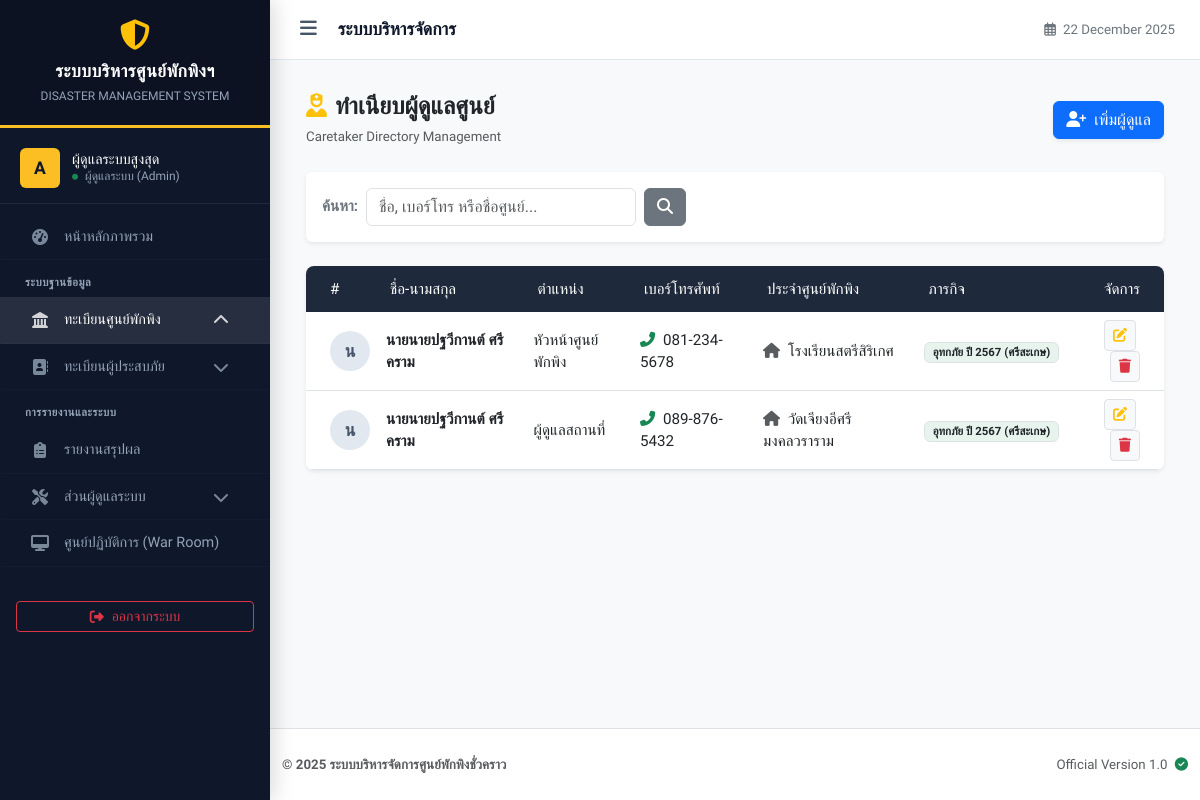
Page /caretaker_list.php (signed in) on the committed database.
### tables this page shows
CREATE TABLE `caretakers` (
  `id` int(11) NOT NULL,
  `prefix` varchar(50) DEFAULT NULL,
  `first_name` varchar(100) NOT NULL DEFAULT '',
  `last_name` varchar(100) NOT NULL DEFAULT '',
  `shelter_id` int(11) NOT NULL,
  `full_name` varchar(100) NOT NULL,
  `phone` varchar(20) NOT NULL,
  `position` varchar(100) DEFAULT NULL,
  `status` enum('active','inactive') NOT NULL DEFAULT 'active'
);

CREATE TABLE `shelters` (
  `id` int(11) NOT NULL,
  `incident_id` int(11) NOT NULL COMMENT 'ผูกกับเหตุการณ์ไหน',
  `name` varchar(200) NOT NULL COMMENT 'ชื่อศูนย์',
  `location` text NOT NULL COMMENT 'ที่ตั้ง',
  `capacity` int(11) NOT NULL DEFAULT 0 COMMENT 'ความจุสูงสุด',
  `contact_phone` varchar(20) DEFAULT NULL,
  `status` enum('open','full','closed') NOT NULL DEFAULT 'open',
  `last_updated` datetime DEFAULT NULL
);

CREATE TABLE `incidents` (
  `id` int(11) NOT NULL,
  `name` varchar(200) NOT NULL COMMENT 'ชื่อเหตุการณ์ (เช่น น้ำท่วมปี 67)',
  `type` varchar(50) NOT NULL DEFAULT 'other',
  `description` text DEFAULT NULL,
  `start_date` date NOT NULL,
  `end_date` date DEFAULT NULL,
  `status` enum('active','closed') NOT NULL DEFAULT 'active',
  `created_at` timestamp NOT NULL DEFAULT current_timestamp()
);

### caretaker_list.php (the view, shortened to what this page needs)
<?php
require_once 'config/db.php';
$keyword = isset($_GET['keyword']) ? trim($_GET['keyword']) : '';
$caretakers = [];
try {
    $sql = "SELECT c.*, s.name as shelter_name, i.name as incident_name, i.status as incident_status
            FROM caretakers c
            LEFT JOIN shelters s ON c.shelter_id = s.id
            LEFT JOIN incidents i ON s.incident_id = i.id
            WHERE (c.first_name LIKE ? OR c.last_name LIKE ? OR c.phone LIKE ? OR s.name LIKE ?)
            ORDER BY c.first_name ASC";
    $stmt = $pdo->prepare($sql);
    $params = ["%$keyword%", "%$keyword%", "%$keyword%", "%$keyword%"];
    $stmt->execute($params);
    $caretakers = $stmt->fetchAll();
} catch (\PDOException $e) {
    error_log("Caretaker Query Error: " . $e->getMessage());
    $db_error = "เกิดข้อผิดพลาดฐานข้อมูล (Table Structure Mismatch). <a href='fix_db_caretakers.php' class='btn btn-warning btn-sm'>คลิกที่นี่เพื่อซ่อมแซมฐานข้อมูล</a>";
}
?>
<!DOCTYPE html>
<html lang="th">
<head>
</head>
<body class="bg-light">
<?php include 'includes/header.php'; ?>
<div class="container-fluid">
    <div class="d-flex justify-content-between align-items-center mb-4 pt-2">
        <div>
            <h4 class="fw-bold text-dark mb-1">
                <i class="fas fa-user-nurse text-warning me-2"></i>ทำเนียบผู้ดูแลศูนย์
            </h4>
            <span class="text-muted small">Caretaker Directory Management</span>
        </div>
        <button class="btn btn-primary shadow-sm" type="button" onclick="openAddModal()">
            <i class="fas fa-user-plus me-2"></i>เพิ่มผู้ดูแล
        </button>
    </div>
    <div class="card border-0 shadow-sm mb-4">
        <div class="card-body p-3">
            <form action="" method="GET" class="row g-2 align-items-center">
                <div class="col-auto">
                    <label class="col-form-label fw-bold text-secondary">ค้นหา:</label>
                </div>
                <div class="col-md-4">
                    <input type="text" name="keyword" class="form-control" placeholder="ชื่อ, เบอร์โทร หรือชื่อศูนย์..." value="<?php echo htmlspecialchars($keyword); ?>">
                </div>
                <div class="col-auto">
                    <button type="submit" class="btn btn-secondary"><i class="fas fa-search"></i></button>
                </div>
            </form>
        </div>
    </div>
    <div class="card border-0 shadow-sm rounded-3 overflow-hidden">
        <div class="card-body p-0">
            <div class="table-responsive">
                <table class="table table-hover align-middle mb-0 table-official">
                    <thead>
                        <tr>
                            <th class="ps-4" style="width: 60px;">#</th>
                            <th>ชื่อ-นามสกุล</th>
                            <th>ตำแหน่ง</th>
                            <th>เบอร์โทรศัพท์</th>
                            <th>ประจำศูนย์พักพิง</th>
                            <th>ภารกิจ</th>
                            <th class="text-end pe-4">จัดการ</th>
                        </tr>
                    </thead>
                    <tbody>
                        <?php if(count($caretakers) > 0): ?>
                            <?php foreach ($caretakers as $row): ?>
                            <tr>
                                <td class="ps-4">
                                    <div class="avatar-initial">
                                        <?php echo mb_substr($row['first_name'], 0, 1); ?>
                                    </div>
                                </td>
                                <td>
                                    <div class="fw-bold text-dark"><?php echo htmlspecialchars($row['prefix'] . $row['first_name'] . ' ' . $row['last_name']); ?></div>
                                </td>
                                <td><?php echo htmlspecialchars($row['position']); ?></td>
                                <td>
                                    <?php if($row['phone']): ?>
                                        <a href="tel:<?php echo $row['phone']; ?>" class="text-decoration-none text-dark">
                                            <i class="fas fa-phone-alt text-success me-1"></i> <?php echo $row['phone']; ?>
                                        </a>
                                    <?php else: ?>
                                        <span class="text-muted">-</span>
                                    <?php endif; ?>
                                </td>
                                <td>
                                    <?php if($row['shelter_name']): ?>
                                        <i class="fas fa-home text-muted me-1"></i> <?php echo htmlspecialchars($row['shelter_name']); ?>
                                    <?php else: ?>
                                        <span class="text-muted fst-italic">ไม่ระบุ</span>
                                    <?php endif; ?>
                                </td>
                                <td>
                                    <?php if($row['incident_name']): ?>
                                        <span class="badge <?php echo ($row['incident_status']=='active'?'bg-success':'bg-secondary'); ?> bg-opacity-10 text-dark border">
                                            <?php echo htmlspecialchars($row['incident_name']); ?>
                                        </span>
                                    <?php else: ?>
                                        -
                                    <?php endif; ?>
                                </td>
                                <td class="text-end pe-4">
                                    <button class="btn btn-sm btn-light border me-1"
                                            onclick='openEditModal(<?php echo json_encode($row); ?>)'
                                            title="แก้ไข">
                                        <i class="fas fa-edit text-warning"></i>
                                    </button>
                                    <button onclick="confirmDelete(<?php echo $row['id']; ?>)" class="btn btn-sm btn-light border" title="ลบ">
                                        <i class="fas fa-trash text-danger"></i>
                                    </button>
                                </td>
                            </tr>
                            <?php endforeach; ?>
                        <?php endif; ?>
                    </tbody>
                </table>
            </div>
        </div>
    </div>
</div>
<?php include 'includes/footer.php'; ?>
</body>
</html>

### caretaker_list.php (style rules this page uses)
.avatar-initial { width: 40px; height: 40px; background-color: #e2e8f0; color: #475569; border-radius: 50%; display: flex; align-items: center; justify-content: center; font-weight: bold; font-size: 1.1rem; }
.table-official thead th { background-color: #1e293b; color: white; font-weight: 500; border: none; padding: 12px; }

### includes/header.php (style rules this page uses)
:root { --sidebar-width: 270px; --header-height: 60px; --nav-bg: #0f172a; --nav-hover: #1e293b; --active-gold: #fbbf24; --text-main: #f1f5f9; --text-muted: #94a3b8; --body-bg: #f8fafc; --border-color: rgba(255,255,255,0.08); }
body { font-family: 'Prompt', sans-serif; background-color: var(--body-bg); color: #334155; overflow-x: hidden; font-size: 0.95rem; }

### rows in the picture
caretakers: first_name "น", prefix+first_name+last_name "นายนายปฐวีกานต์ ศรีคราม", position "หัวหน้าศูนย์พักพิง", phone "081-234-5678", shelter.name "โรงเรียนสตรีสิริเกศ", incidents.name "อุทกภัย ปี 2567 (ศรีสะเกษ)"
caretakers: first_name "น", prefix+first_name+last_name "นายนายปฐวีกานต์ ศรีคราม", position "ผู้ดูแลสถานที่", phone "089-876-5432", shelter.name "วัดเจียงอีศรีมงคลวราราม", incidents.name "อุทกภัย ปี 2567 (ศรีสะเกษ)"

### other values in the picture
substr($_SESSION['username'] ?? 'U', 0, 1) "A"
$_SESSION['fullname'] "ผู้ดูแลระบบสูงสุด"
